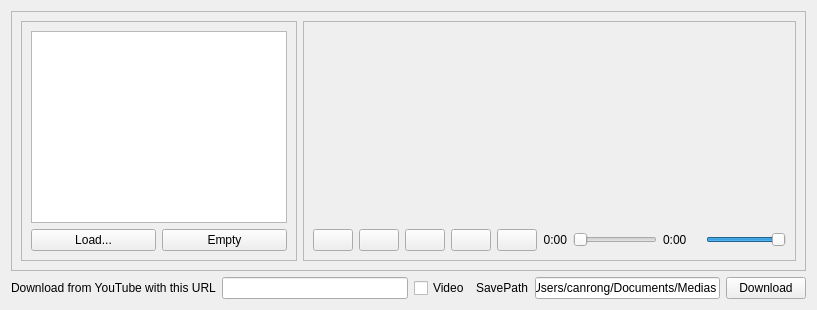
          <widget class="QWidget" name="tab_4">
           <attribute name="title">
            <string>圣乐飘飘</string>
           </attribute>
           <layout class="QVBoxLayout" name="verticalLayout_6">
            <item>
             <widget class="QFrame" name="frame_4">
              <property name="frameShape">
               <enum>QFrame::StyledPanel</enum>
              </property>
              <property name="frameShadow">
               <enum>QFrame::Raised</enum>
              </property>
              <layout class="QHBoxLayout" name="horizontalLayout_14">
               <item>
                <widget class="QFrame" name="frame_6">
                 <property name="maximumSize">
                  <size>
                   <width>400</width>
                   <height>16777215</height>
                  </size>
                 </property>
                 <property name="frameShape">
                  <enum>QFrame::StyledPanel</enum>
                 </property>
                 <property name="frameShadow">
                  <enum>QFrame::Raised</enum>
                 </property>
                 <layout class="QVBoxLayout" name="verticalLayout_5">
                  <item>
                   <widget class="QListView" name="playlistView">
                    <property name="maximumSize">
                     <size>
                      <width>400</width>
                      <height>16777215</height>
                     </size>
                    </property>
                    <property name="acceptDrops">
                     <bool>true</bool>
                    </property>
                    <property name="showDropIndicator" stdset="0">
                     <bool>true</bool>
                    </property>
                    <property name="dragDropMode">
                     <enum>QAbstractItemView::DropOnly</enum>
                    </property>
                    <property name="defaultDropAction">
                     <enum>Qt::CopyAction</enum>
                    </property>
                    <property name="alternatingRowColors">
                     <bool>true</bool>
                    </property>
                    <property name="uniformItemSizes">
                     <bool>true</bool>
                    </property>
                   </widget>
                  </item>
                  <item>
                   <layout class="QHBoxLayout" name="horizontalLayout_17">
                    <item>
                     <widget class="QPushButton" name="pushButton_load_file">
                      <property name="text">
                       <string>Load...</string>
                      </property>
                     </widget>
                    </item>
                    <item>
                     <widget class="QPushButton" name="pushButton_remove">
                      <property name="text">
                       <string>Empty</string>
                      </property>
                     </widget>
                    </item>
                   </layout>
                  </item>
                 </layout>
                </widget>
               </item>
               <item>
                <widget class="QFrame" name="frame_5">
                 <property name="frameShape">
                  <enum>QFrame::StyledPanel</enum>
                 </property>
                 <property name="frameShadow">
                  <enum>QFrame::Raised</enum>
                 </property>
                 <layout class="QVBoxLayout" name="verticalLayout_4">
                  <item>
                   <widget class="VideoWidget" name="videowidget" native="true"/>
                  </item>
                  <item>
                   <layout class="QHBoxLayout" name="horizontalLayout_16">
                    <item>
                     <widget class="QPushButton" name="previousButton">
                      <property name="sizePolicy">
                       <sizepolicy hsizetype="Fixed" vsizetype="Fixed">
                        <horstretch>0</horstretch>
                        <verstretch>0</verstretch>
                       </sizepolicy>
                      </property>
                      <property name="maximumSize">
                       <size>
                        <width>50</width>
                        <height>16777215</height>
                       </size>
                      </property>
                      <property name="text">
                       <string/>
                      </property>
                      <property name="icon">
                       <iconset>
                        <normaloff>../icons/control-skip-180.png</normaloff>../icons/control-skip-180.png</iconset>
                      </property>
                     </widget>
                    </item>
                    <item>
                     <widget class="QPushButton" name="playButton">
                      <property name="maximumSize">
                       <size>
                        <width>50</width>
                        <height>16777215</height>
                       </size>
                      </property>
                      <property name="text">
                       <string/>
                      </property>
                      <property name="icon">
                       <iconset>
                        <normaloff>../icons/control.png</normaloff>../icons/control.png</iconset>
                      </property>
                     </widget>
                    </item>
                    <item>
                     <widget class="QPushButton" name="pauseButton">
                      <property name="maximumSize">
                       <size>
                        <width>50</width>
                        <height>16777215</height>
                       </size>
                      </property>
                      <property name="text">
                       <string/>
                      </property>
                      <property name="icon">
                       <iconset>
                        <normaloff>../icons/control-pause.png</normaloff>../icons/control-pause.png</iconset>
                      </property>
                     </widget>
                    </item>
                    <item>
                     <widget class="QPushButton" name="stopButton">
                      <property name="maximumSize">
                       <size>
                        <width>50</width>
                        <height>16777215</height>
                       </size>
                      </property>
                      <property name="text">
                       <string/>
                      </property>
                      <property name="icon">
                       <iconset>
                        <normaloff>../icons/control-stop-square.png</normaloff>../icons/control-stop-square.png</iconset>
                      </property>
                     </widget>
                    </item>
                    <item>
                     <widget class="QPushButton" name="nextButton">
                      <property name="maximumSize">
                       <size>
                        <width>50</width>
                        <height>16777215</height>
                       </size>
                      </property>
                      <property name="text">
                       <string/>
                      </property>
                      <property name="icon">
                       <iconset>
                        <normaloff>../icons/control-skip.png</normaloff>../icons/control-skip.png</iconset>
                      </property>
                     </widget>
                    </item>
                    <item>
                     <widget class="QLabel" name="currentTimeLabel">
                      <property name="sizePolicy">
                       <sizepolicy hsizetype="Fixed" vsizetype="Preferred">
                        <horstretch>0</horstretch>
                        <verstretch>0</verstretch>
                       </sizepolicy>
                      </property>
                      <property name="minimumSize">
                       <size>
                        <width>0</width>
                        <height>0</height>
                       </size>
                      </property>
                      <property name="maximumSize">
                       <size>
                        <width>100</width>
                        <height>16777215</height>
                       </size>
                      </property>
                      <property name="text">
                       <string>0:00</string>
                      </property>
                      <property name="alignment">
                       <set>Qt::AlignRight|Qt::AlignTrailing|Qt::AlignVCenter</set>
                      </property>
                     </widget>
                    </item>
                    <item>
                     <widget class="QSlider" name="timeSlider">
                      <property name="orientation">
                       <enum>Qt::Horizontal</enum>
                      </property>
                     </widget>
                    </item>
                    <item>
                     <widget class="QLabel" name="totalTimeLabel">
                      <property name="minimumSize">
                       <size>
                        <width>0</width>
                        <height>0</height>
                       </size>
                      </property>
                      <property name="maximumSize">
                       <size>
                        <width>100</width>
                        <height>16777215</height>
                       </size>
                      </property>
                      <property name="text">
                       <string>0:00</string>
                      </property>
                      <property name="alignment">
                       <set>Qt::AlignLeading|Qt::AlignLeft|Qt::AlignVCenter</set>
                      </property>
                     </widget>
                    </item>
                    <item>
                     <widget class="QLabel" name="label_28">
                      <property name="text">
                       <string/>
                      </property>
                      <property name="pixmap">
                       <pixmap>../../Downloads/mediaplayer/images/speaker-volume.png</pixmap>
                      </property>
                     </widget>
                    </item>
                    <item>
                     <widget class="QSlider" name="volumeSlider">
                      <property name="maximumSize">
                       <size>
                        <width>80</width>
                        <height>16777215</height>
                       </size>
                      </property>
                      <property name="maximum">
                       <number>100</number>
                      </property>
                      <property name="value">
                       <number>100</number>
                      </property>
                      <property name="orientation">
                       <enum>Qt::Horizontal</enum>
                      </property>
                     </widget>
                    </item>
                   </layout>
                  </item>
                 </layout>
                </widget>
               </item>
              </layout>
             </widget>
            </item>
            <item>
             <layout class="QHBoxLayout" name="horizontalLayout_18">
              <item>
               <widget class="QLabel" name="label_29">
                <property name="text">
                 <string>Download from YouTube with this URL</string>
                </property>
               </widget>
              </item>
              <item>
               <widget class="QLineEdit" name="lineEdit_url"/>
              </item>
              <item>
               <widget class="QCheckBox" name="checkBox_video">
                <property name="text">
                 <string>Video</string>
                </property>
               </widget>
              </item>
              <item>
               <widget class="QLabel" name="label_30">
                <property name="text">
                 <string>SavePath</string>
                </property>
               </widget>
              </item>
              <item>
               <widget class="QLineEdit" name="lineEdit_save_path">
                <property name="text">
                 <string>/Users/canrong/Documents/Medias</string>
                </property>
               </widget>
              </item>
              <item>
               <widget class="QPushButton" name="pushButton_download">
                <property name="text">
                 <string>Download</string>
                </property>
               </widget>
              </item>
             </layout>
            </item>
           </layout>
          </widget>
